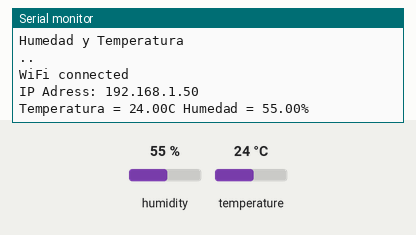
Simulated run of this sketch. Board: ESP8266 (NodeMCU). Parts: the last lines printed to the serial monitor. The test bench sets the inputs (shaded band); at power-on: humidity 55 %, temperature 24 °C. WiFi joins after 1.5 s; servers stay silent unless stated; uploads are accepted with an empty reply.

Above: at 3.9 s.
4.0 s: humidity set to 22 %
At 13.5 s:
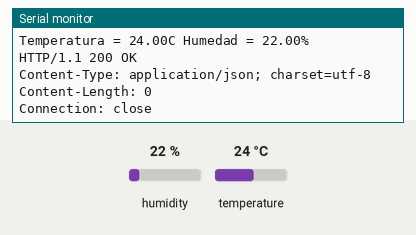
14.5 s: temperature set to 12 °C
22.0 s: humidity set to 40 %
At 24.22 s:
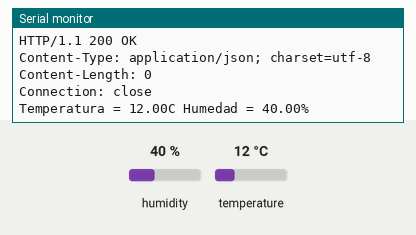
Timing chart, 0 to 25.7 s (numbered marks = the images above; inputs shaded):
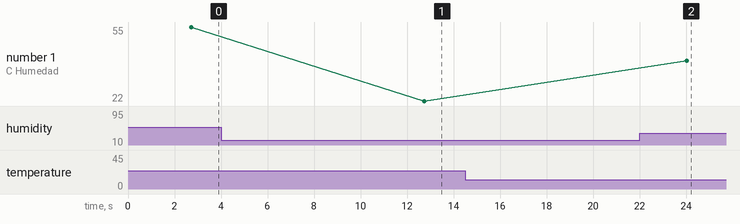

The sketch:

sensor-connection.ino
```cpp
#include <ESP8266WiFi.h>
#include <ESP8266WebServer.h>
#include "DHT.h"

const char* ssid = "network"; // Network
const char* password = "password"; // Network password
const char* host = "192.168.137"; // IP Address
const int port = 80; // XAMPP port
const int watchdog = 5000;
unsigned long previousMillis = millis();

#define DHTTYPE DHT11
#define dht_pin 14

DHT dht(dht_pin, DHTTYPE);

void setup(){
  dht.begin();
  Serial.begin(115200);
  Serial.println("Humedad y Temperatura\n\n");
  delay(700);

  WiFi.begin(ssid, password);
  while (WiFi.status() != WL_CONNECTED){
    delay(1000);
    Serial.print(".");
  }

  Serial.println("");
  Serial.println("WiFi connected");
  Serial.print("IP Adress: ");
  Serial.println(WiFi.localIP());
}

void loop(){
  float h = dht.readHumidity();
  float t = dht.readTemperature();

  Serial.print("Temperatura = ");
  Serial.print(t);
  Serial.print(("C "));
  Serial.print("Humedad = ");
  Serial.print(h);
  Serial.println(("%"));

  unsigned long currentMillis = millis();

  if (currentMillis - previousMillis > watchdog){
    previousMillis = currentMillis;
    WiFiClient client;

    if (!client.connect(host, port)){
      Serial.println("Fallo al conectar");
      return;
    }

    String url = "/incubit/db_write.php?temp=";
    url += t;
    url += "&hum=";
    url += h;

  //http://localhost/incubit/db_write.php?temp=23.7&hum=48.8
    client.print(String("GET ") + url + " HTTP/1.1\r\n" +
                "Host: " + host + "\r\n" +
                "Connection: close\r\n\r\n");
    unsigned long timeout = millis();
    while (client.available() == 0){
      if(millis() - timeout > 5000){
        Serial.println(">>> Client Timeout !");
        client.stop();
        return;
      }
    }

    while(client.available()){
      String line = client.readStringUntil('\r');
      Serial.print(line);
    }
  }
  delay(10000); // input time delay
}
```

Measured:
- after the input at 4.0 s, the serial monitor: prints a new line after 8.7 s (image 1)
- after the input at 22.0 s, the serial monitor: prints a new line after 2.0 s (image 2)
- plotted number 1: 55 → 22 after the input at 4.0 s, 22 → 40 after the input at 22.0 s
